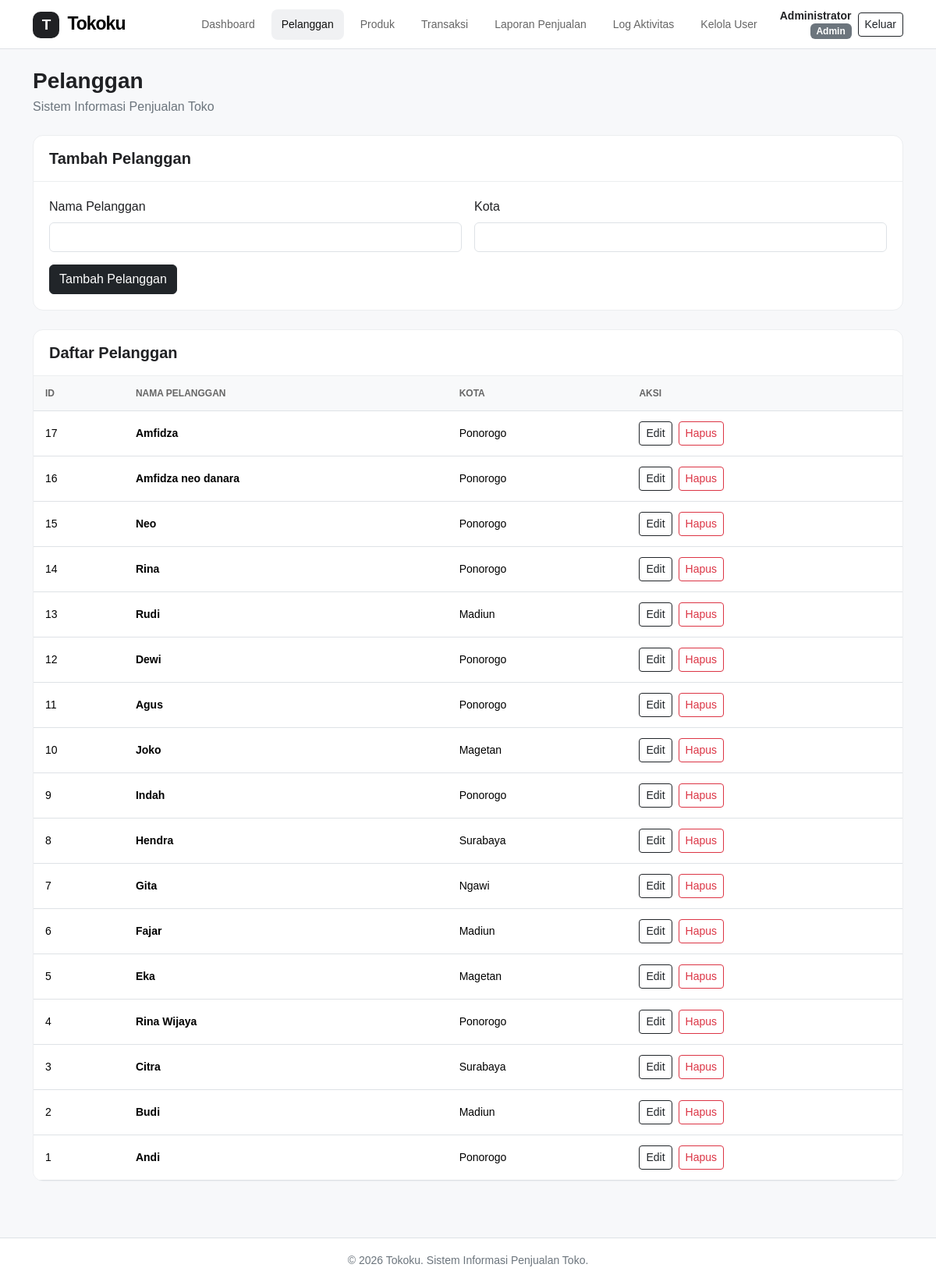
/tokoku/index.php?page=pelanggan (signed in), run on the app's committed database.
### tables this page shows
CREATE TABLE `tbl_user` (
  `id_user` int(11) NOT NULL,
  `username` varchar(30) NOT NULL,
  `password_hash` varchar(255) NOT NULL,
  `nama_lengkap` varchar(100) NOT NULL,
  `role` enum('admin','petugas','pelanggan') NOT NULL DEFAULT 'pelanggan',
  `id_pelanggan` int(11) DEFAULT NULL,
  `dibuat` timestamp NOT NULL DEFAULT current_timestamp()
);

CREATE TABLE `tbl_pelanggan` (
  `id_pelanggan` int(11) NOT NULL,
  `nama_pelanggan` varchar(100) DEFAULT NULL,
  `kota` varchar(50) DEFAULT NULL
);

### tokoku/index.php (called while the page is built, shortened)
<?php
require_once __DIR__ . '/config/database.php';
require_once __DIR__ . '/includes/functions.php';
require_once __DIR__ . '/includes/auth.php';
require_login($pdo);
$user = user_login();
$pages = array_intersect_key(
    semua_halaman(),
    array_flip(izin_halaman($user['role']))
);
$page = $_GET['page'] ?? '';
$pageTitle = $pages[$page];
require_once __DIR__ . '/includes/header.php';
require __DIR__ . '/pages/' . $page . '.php';
require_once __DIR__ . '/includes/footer.php';

### tokoku/includes/auth.php (called while the page is built, shortened)
<?php
function semua_halaman()
{
    return [
        'dashboard' => 'Dashboard',
        'petugas' => 'Dashboard',
        'pelanggan' => 'Pelanggan',
        'produk' => 'Produk',
        'transaksi' => 'Transaksi',
        'laporan' => 'Laporan Penjualan',
        'log' => 'Log Aktivitas',
        'belanja' => 'Belanja',
        'riwayat' => 'Riwayat Belanja',
        'user' => 'Kelola User'
    ];
}
function izin_halaman($role)
{
    $izin = [
        'admin' => ['dashboard', 'pelanggan', 'produk', 'transaksi', 'laporan', 'log', 'user'],
        'petugas' => ['petugas', 'transaksi'],
        'pelanggan' => ['belanja', 'riwayat']
    ];
    return $izin[$role] ?? [];
}
function user_login()
{
    return $_SESSION['user'] ?? null;
}
function require_login(PDO $pdo)
{
    $id = $_SESSION['user']['id_user'] ?? 0;
    $stmt = $pdo->prepare("
        SELECT id_user, username, nama_lengkap, role, id_pelanggan
        FROM tbl_user
        WHERE id_user = ?
    ");
    $stmt->execute([$id]);
}

### tokoku/includes/functions.php (called while the page is built, shortened)
<?php
function e($value)
{
    return htmlspecialchars((string) $value, ENT_QUOTES, 'UTF-8');
}

### tokoku/pages/pelanggan.php (the view, shortened to what this page needs)
<?php
$edit = null;
$data = $pdo->query("
    SELECT *
    FROM tbl_pelanggan
    ORDER BY id_pelanggan DESC
")->fetchAll();
?>
<div class="content-card mb-4">
    <div class="content-card-header">
        <h5 class="fw-bold mb-0">
            <?= $edit ? 'Edit Pelanggan' : 'Tambah Pelanggan' ?>
        </h5>
    </div>
    <div class="content-card-body">
        <form action="actions.php" method="POST">
            <div class="row g-3">
                <div class="col-md-6">
                    <label class="form-label">Nama Pelanggan</label>
                    <input type="text"
                           name="nama_pelanggan"
                           class="form-control"
                           value="<?= e($edit['nama_pelanggan'] ?? '') ?>"
                           required>
                </div>
                <div class="col-md-6">
                    <label class="form-label">Kota</label>
                    <input type="text"
                           name="kota"
                           class="form-control"
                           value="<?= e($edit['kota'] ?? '') ?>"
                           required>
                </div>
            </div>
            <div class="mt-3 d-flex gap-2">
                <button class="btn btn-dark">
                    <?= $edit ? 'Simpan Perubahan' : 'Tambah Pelanggan' ?>
                </button>
            </div>
        </form>
    </div>
</div>
<div class="content-card">
    <div class="content-card-header">
        <h5 class="fw-bold mb-0">Daftar Pelanggan</h5>
    </div>
    <div class="table-responsive">
        <table class="table table-hover mb-0">
            <thead>
                <tr>
                    <th>ID</th>
                    <th>Nama Pelanggan</th>
                    <th>Kota</th>
                    <th>Aksi</th>
                </tr>
            </thead>
            <tbody>
                <?php foreach ($data as $row): ?>
                    <tr>
                        <td><?= e($row['id_pelanggan']) ?></td>
                        <td class="fw-semibold">
                            <?= e($row['nama_pelanggan']) ?>
                        </td>
                        <td><?= e($row['kota']) ?></td>
                        <td>
                            <div class="d-flex gap-2">
                                <a href="index.php?page=pelanggan&edit=<?= e($row['id_pelanggan']) ?>"
                                   class="btn btn-sm btn-outline-dark">
                                    Edit
                                </a>
                                <form action="actions.php"
                                      method="POST"
                                      onsubmit="return confirm('Yakin ingin menghapus pelanggan ini?')">
                                    <button class="btn btn-sm btn-outline-danger">
                                        Hapus
                                    </button>
                                </form>
                            </div>
                        </td>
                    </tr>
                <?php endforeach; ?>
            </tbody>
        </table>
    </div>
</div>

### tokoku/includes/header.php (shortened to what this page needs)
<!DOCTYPE html>
<html lang="id">
<head>
    <link href="https://cdn.jsdelivr.net/npm/bootstrap@5.3.3/dist/css/bootstrap.min.css" rel="stylesheet">
    <link rel="stylesheet" href="assets/css/style.css">
</head>
<body>
<nav class="navbar navbar-expand-lg navbar-light bg-white border-bottom sticky-top">
    <div class="container">
        <a class="navbar-brand fw-bold" href="index.php">
            <span class="brand-icon">T</span>
            Tokoku
        </a>
        <div class="collapse navbar-collapse" id="navbarMenu">
            <ul class="navbar-nav ms-auto gap-lg-2">
                <?php foreach ($pages as $key => $label): ?>
                    <li class="nav-item">
                        <a class="nav-link <?= $page === $key ? 'active' : '' ?>"
                           href="index.php?page=<?= e($key) ?>">
                            <?= e($label) ?>
                        </a>
                    </li>
                <?php endforeach; ?>
            </ul>
            <div class="d-flex align-items-center gap-2 ms-lg-3 mt-2 mt-lg-0">
                <div class="text-lg-end lh-sm">
                    <div class="fw-semibold small"><?= e($user['nama_lengkap']) ?></div>
                    <span class="badge text-bg-secondary text-capitalize">
                        <?= e($user['role']) ?>
                    </span>
                </div>
                <form action="logout.php" method="POST" class="mb-0">
                    <button class="btn btn-sm btn-outline-dark">Keluar</button>
                </form>
            </div>
        </div>
    </div>
</nav>
<main class="container py-4">
    <div class="mb-4">
        <h3 class="fw-bold mb-1"><?= e($pageTitle) ?></h3>
        <p class="text-secondary mb-0">
            Sistem Informasi Penjualan Toko
        </p>
    </div>

### tokoku/assets/css/style.css (style rules this page uses)
* { box-sizing: border-box; }
body { background: #f7f8fa; color: #202124; font-family: Arial, sans-serif; }
.navbar-brand { font-size: 23px; letter-spacing: -1px; }
.brand-icon { display: inline-flex; align-items: center; justify-content: center; width: 34px; height: 34px; margin-right: 5px; border-radius: 10px; background: #202124; color: white; font-size: 19px; }
.nav-link { color: #666 !important; font-size: 14px; font-weight: 500; border-radius: 8px; padding: 9px 13px !important; }
.nav-link:hover, .nav-link.active { background: #f0f1f3; color: #111 !important; }
.table { vertical-align: middle; font-size: 14px; }
.table thead th { background: #f8f9fa; color: #666; font-size: 12px; font-weight: 600; text-transform: uppercase; white-space: nowrap; }
.table td, .table th { padding: 13px 15px; }
.content-card { background: white; border: 1px solid #eceef0; border-radius: 13px; overflow: hidden; }
.content-card-header { padding: 17px 20px; border-bottom: 1px solid #eceef0; }
.content-card-body { padding: 20px; }

### data on the page
tbl_user: role "Dashboard", role "Pelanggan", role "Produk", role "Transaksi", role "Laporan Penjualan", role "Log Aktivitas", role "Kelola User", nama_lengkap "Administrator", role "Admin"
tbl_pelanggan: id_pelanggan "17", nama_pelanggan "Amfidza", kota "Ponorogo"
tbl_pelanggan: id_pelanggan "16", nama_pelanggan "Amfidza neo danara", kota "Ponorogo"
tbl_pelanggan: id_pelanggan "15", nama_pelanggan "Neo", kota "Ponorogo"
tbl_pelanggan: id_pelanggan "14", nama_pelanggan "Rina", kota "Ponorogo"
tbl_pelanggan: id_pelanggan "13", nama_pelanggan "Rudi", kota "Madiun"
tbl_pelanggan: id_pelanggan "12", nama_pelanggan "Dewi", kota "Ponorogo"
tbl_pelanggan: id_pelanggan "11", nama_pelanggan "Agus", kota "Ponorogo"
tbl_pelanggan: id_pelanggan "10", nama_pelanggan "Joko", kota "Magetan"
tbl_pelanggan: id_pelanggan "9", nama_pelanggan "Indah", kota "Ponorogo"
tbl_pelanggan: id_pelanggan "8", nama_pelanggan "Hendra", kota "Surabaya"
tbl_pelanggan: id_pelanggan "7", nama_pelanggan "Gita", kota "Ngawi"
tbl_pelanggan: id_pelanggan "6", nama_pelanggan "Fajar", kota "Madiun"
tbl_pelanggan: id_pelanggan "5", nama_pelanggan "Eka", kota "Magetan"
tbl_pelanggan: id_pelanggan "4", nama_pelanggan "Rina Wijaya", kota "Ponorogo"
tbl_pelanggan: id_pelanggan "3", nama_pelanggan "Citra", kota "Surabaya"
tbl_pelanggan: id_pelanggan "2", nama_pelanggan "Budi", kota "Madiun"
tbl_pelanggan: id_pelanggan "1", nama_pelanggan "Andi", kota "Ponorogo"
